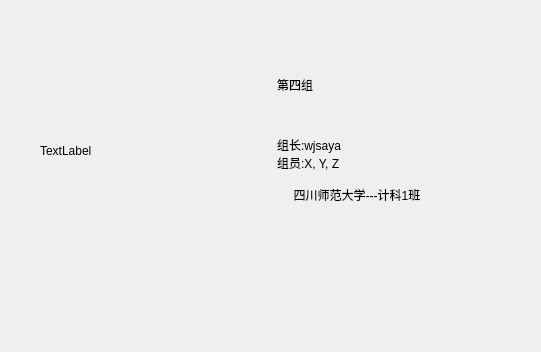
<?xml version="1.0" encoding="UTF-8"?>
<ui version="4.0">
 <class>MainWindow</class>
 <widget class="QMainWindow" name="MainWindow">
  <property name="geometry">
   <rect>
    <x>0</x>
    <y>0</y>
    <width>541</width>
    <height>352</height>
   </rect>
  </property>
  <property name="windowTitle">
   <string>关于我们</string>
  </property>
  <widget class="QWidget" name="centralwidget">
   <widget class="QWidget" name="horizontalLayoutWidget">
    <property name="geometry">
     <rect>
      <x>40</x>
      <y>20</y>
      <width>468</width>
      <height>261</height>
     </rect>
    </property>
    <layout class="QHBoxLayout" name="horizontalLayout" stretch="1,1">
     <item>
      <widget class="QLabel" name="bgp">
       <property name="text">
        <string>TextLabel</string>
       </property>
      </widget>
     </item>
     <item alignment="Qt::AlignTop">
      <widget class="QLabel" name="label_3">
       <property name="text">
        <string>



第四组



组长:wjsaya
组员:X, Y, Z

     四川师范大学---计科1班</string>
       </property>
      </widget>
     </item>
    </layout>
   </widget>
  </widget>
  <widget class="QMenuBar" name="menubar">
   <property name="geometry">
    <rect>
     <x>0</x>
     <y>0</y>
     <width>541</width>
     <height>23</height>
    </rect>
   </property>
  </widget>
 </widget>
 <resources/>
 <connections/>
</ui>
